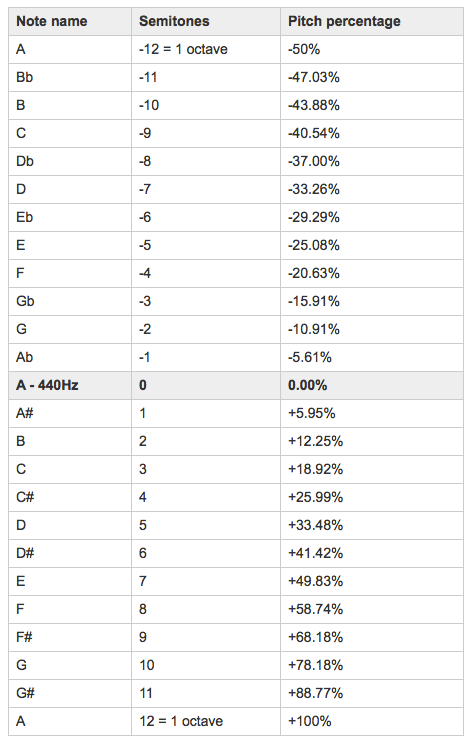
#> input picture imgs/pitchRelationship.tiff, 474 x 749 px, given in place of the camera
$ python take_image.py
#> lines starting #> are read from the running program, lines starting #| are printed output that depends on the picture
import cv2
import numpy as np
from matplotlib import pyplot as plt
import matplotlib.cm as cm
import os, time
cameraChoice = 0
cap = cv2.VideoCapture(cameraChoice)


def calibrate(inputImage, clb_pts):
    # 1. Slice the img
    new_img = inputImage[np.min(clb_pts[:, 1]) : np.max(clb_pts[:,1]), \
        np.min(clb_pts[:, 0]): np.max(clb_pts[ :, 0])]
    row, column = np.shape(new_img)[0], np.shape(new_img)[1]

    # 2. Apply perspective adjustment
    pts1 = np.float32([[clb_pts[0,0], clb_pts[0,1] ], \
        [clb_pts[1,0], clb_pts[1,1]], \
        [clb_pts[2,0], clb_pts[2,1] ],\
        [clb_pts[3,0], clb_pts[3,1] ]])

    pts2 = np.float32(
        [
        [0, 0], [0 , column],[row, 0], [row, column]
        ]
        )

    pers = cv2.getPerspectiveTransform(pts1,pts2)
    # For some reason, the result is rotated -90 degrees.
    # So I use rot90 to rotate it 270 degrees to get back to normal
    calibrated_img = cv2.warpPerspective(inputImage, pers, (row, column))
    calibrated_img =  np.rot90(calibrated_img, 3)
    calibrated_img=cv2.flip(calibrated_img,1)
    return calibrated_img


def getCalibrationCoordinates(inputImage):
    # Create a matplotlib figure for interactively choose 4 cornes
    fig = plt.figure(1, figsize = (10, 10))
    plt.gca().imshow(inputImage, cmap = cm.Greys_r), plt.title('Click on 4 corners to calibrate.')
    plt.xlabel("Start from top left then move Z shape.")
    pts = np.asarray(plt.ginput(4))
    if len(pts) == 4:
        plt.close()
    return pts.astype(int)


"""
Main Loop
"""
def camera():
    ret, original_img = cap.read()
#> original_img is the input picture: shape (749, 474, 3); mean B, G, R 246.7, 246.7, 246.7
    original_img = cv2.cvtColor(original_img, cv2.COLOR_BGR2GRAY)
#> original_img: shape (749, 474)
    # Left and now is wrongly flip.
    original_img = cv2.flip(original_img, 0)
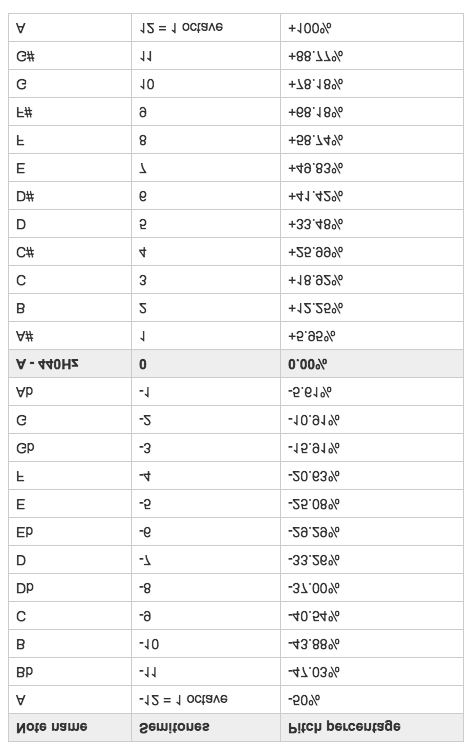
#> original_img: shape (749, 474); min 51, max 255, mean 246.7
    original_img = cv2.flip(original_img, 1)
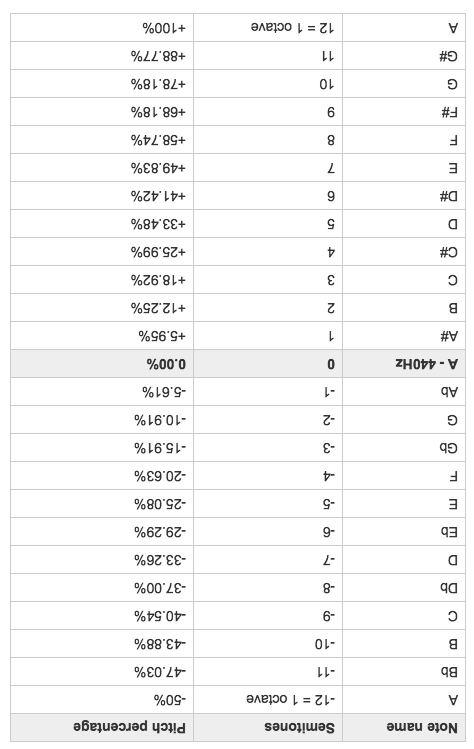
#> original_img: shape (749, 474); min 51, max 255, mean 246.7
    calibration_points = getCalibrationCoordinates(original_img)
    # ser.write(chr(0)+chr(0)+chr(0)+chr(0)+chr(0)) # Switch leds off


    # Here comes the main loop
    while True:
        ret,original_img = cap.read()
        # Transform video into greyscale
        # Left and now is wrongly flip.
        # Throw an exception: cv2.error. Then jump to the end of the loop/
        img = cv2.cvtColor(original_img, cv2.COLOR_BGR2GRAY)
        img = cv2.flip(img, 0)
        img = cv2.flip(img, 1)
        img = calibrate(img, calibration_points)
        row, column = np.shape(img)[0], np.shape(img)[1]


                    # Show edges, result image, and blobs
        cv2.imshow('Image',cv2.resize(img, None, fx = 0.5, fy = 0.5, interpolation = cv2.INTER_AREA))

        # Put all send OSC here.

        if cv2.waitKey(100) & 0xff == 27:
            cv2.destroyAllWindows()
            break


#> (the run stopped early here; a loop or call above may not have finished)

$ run again, on imgs/f1.png
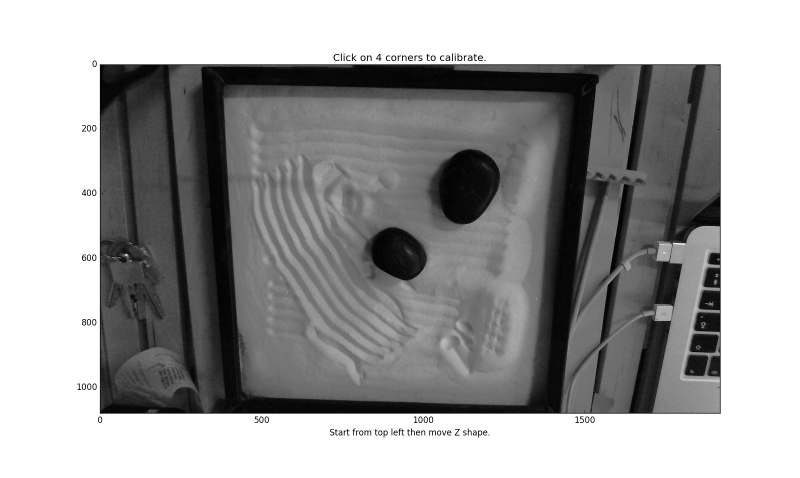
#> input picture imgs/f1.png, 1600 x 955 px, given in place of the camera (shown at 1/2 size)
#> in camera, original_img is the input picture: shape (955, 1600, 3); min 0, max 255, mean 158.1
#> in camera, `original_img = cv2.flip(original_img, 0)`:
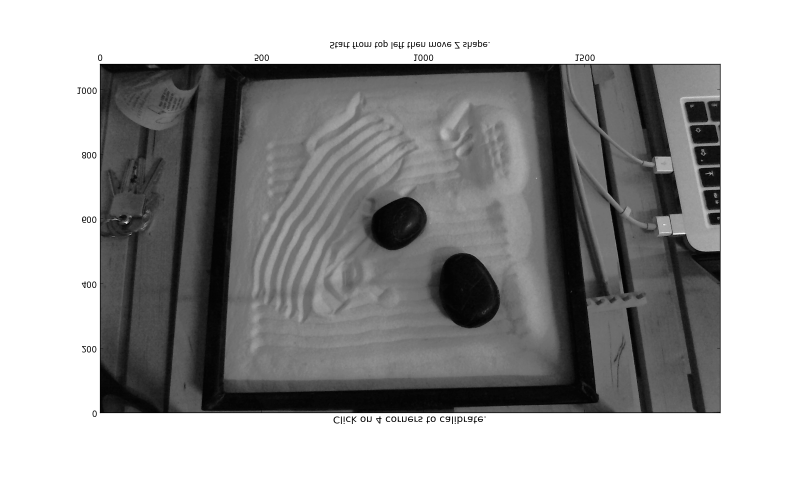
#> original_img: shape (955, 1600) (shown at 1/2 size); min 0, max 255, mean 158.1
#> in camera, `original_img = cv2.flip(original_img, 1)`:
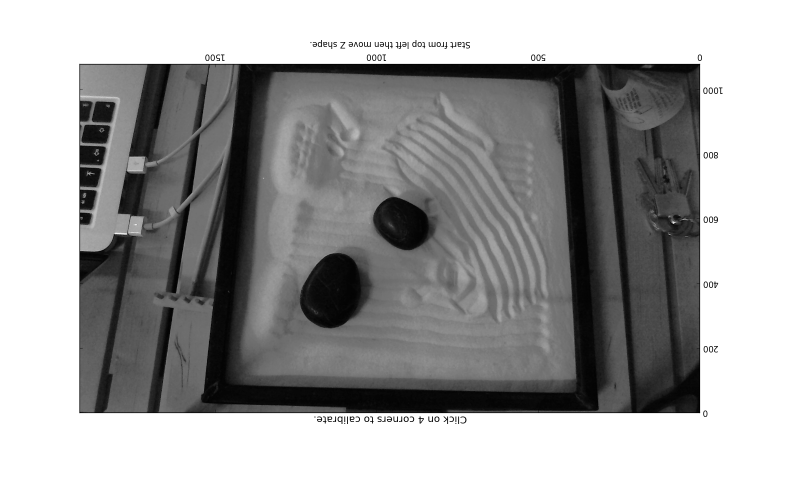
#> original_img: shape (955, 1600) (shown at 1/2 size); min 0, max 255, mean 158.1

$ run again, on imgs/f2.png
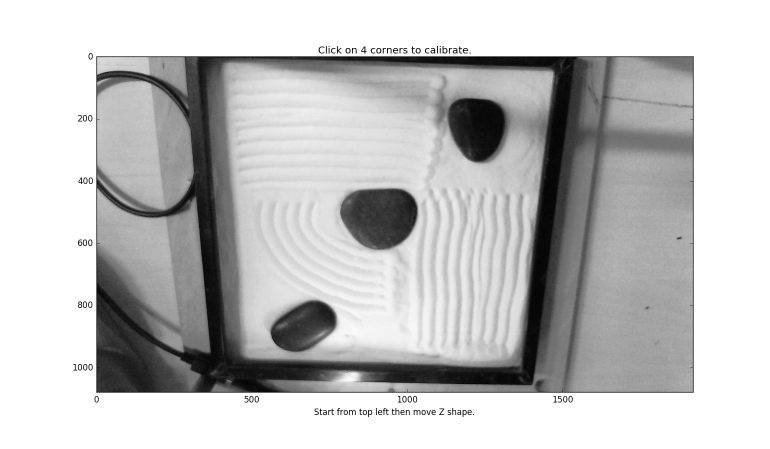
#> input picture imgs/f2.png, 1540 x 898 px, given in place of the camera (shown at 1/2 size)
#> in camera, original_img is the input picture: shape (898, 1540, 3); min 0, max 255, mean 192.5
#> in camera, `original_img = cv2.flip(original_img, 0)`:
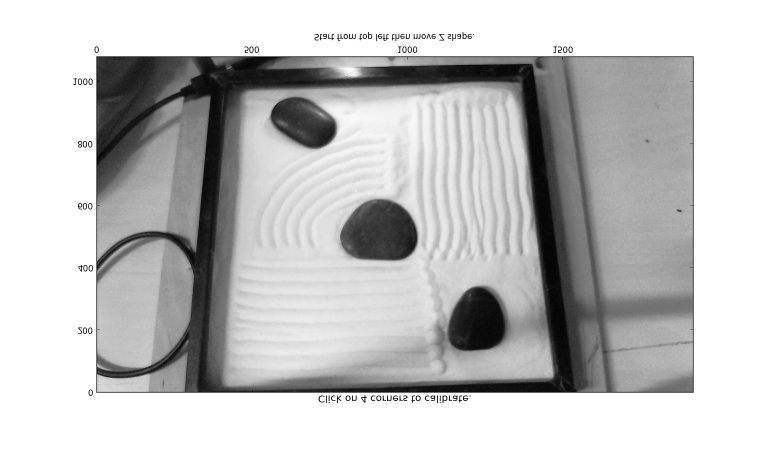
#> original_img: shape (898, 1540) (shown at 1/2 size); min 0, max 255, mean 192.5
#> in camera, `original_img = cv2.flip(original_img, 1)`:
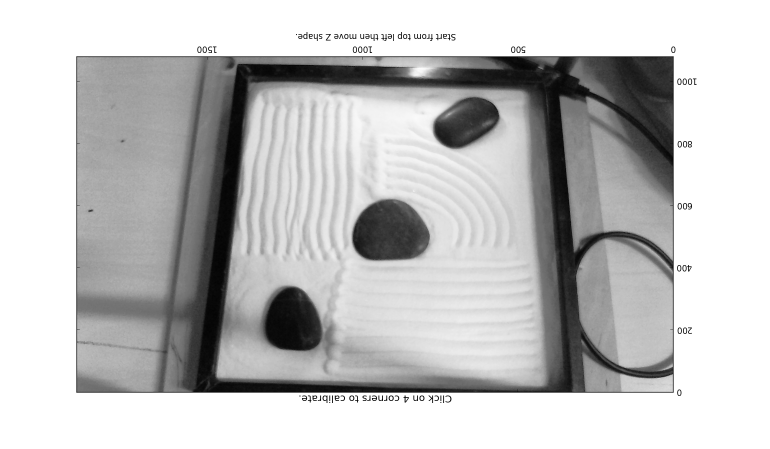
#> original_img: shape (898, 1540) (shown at 1/2 size); min 0, max 255, mean 192.5
